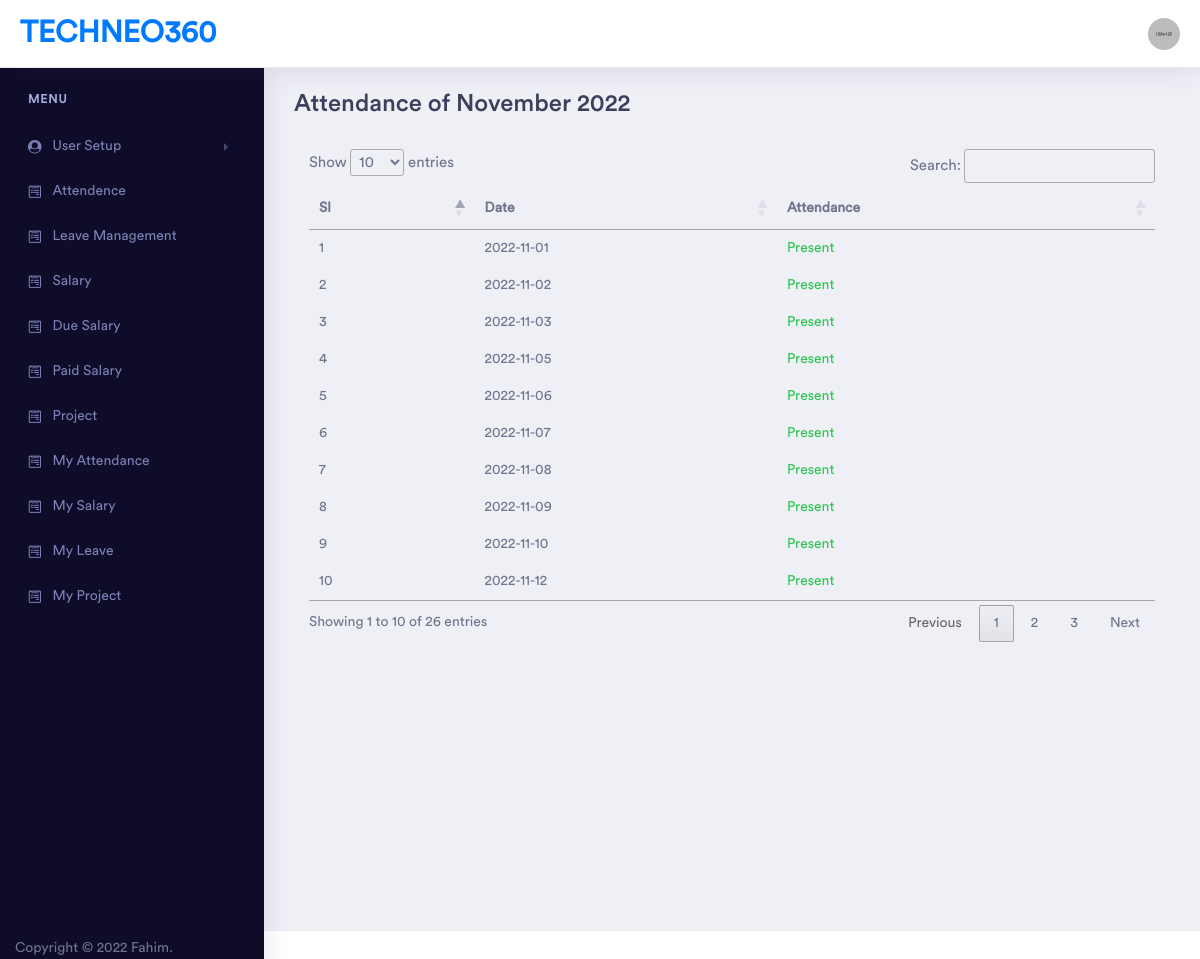
Page /my_attendence_details.php?month=11&year=2022 (signed in) on the committed database.
### tables this page shows
CREATE TABLE `attendance_details` (
  `id` int(11) NOT NULL,
  `user_id` int(11) NOT NULL,
  `date` date NOT NULL,
  `month` int(11) NOT NULL,
  `year` int(11) NOT NULL,
  `is_present` int(11) NOT NULL DEFAULT 1
);

### my_attendence_details.php (the view, shortened to what this page needs)
<?php
if (isset($_SESSION['access'])) {
    $user_id = $_SESSION['id'];
    include 'partials/connection.php';
    include 'partials/header.php';
    include 'partials/sidebar.php';
    $month = $_GET['month'];
    $year = $_GET['year'];
    if ($month == '01') {
        $monthTitle = "January " . $year;
    } elseif ($month == '02') {
        $monthTitle = "February " . $year;
    } elseif ($month == '03') {
        $monthTitle = "March " . $year;
    } elseif ($month == '04') {
        $monthTitle = "Aprill " . $year;
    } elseif ($month == '05') {
        $monthTitle = "May " . $year;
    } elseif ($month == '06') {
        $monthTitle = "June " . $year;
    } elseif ($month == '07') {
        $monthTitle = "July " . $year;
    } elseif ($month == '08') {
        $monthTitle = "August " . $year;
    } elseif ($month == '09') {
        $monthTitle = "September " . $year;
    } elseif ($month == '10') {
        $monthTitle = "October " . $year;
    } elseif ($month == '11') {
        $monthTitle = "November " . $year;
    } else {
        $monthTitle = "December " . $year;
    }
?>
    <div class="dashboard-wrapper">
        <div class="dashboard-ecommerce">
            <div class="container-fluid dashboard-content ">
                <div class="row">
                    <div class="col-xl-12 col-lg-12 col-md-12 col-sm-12 col-12">
                        <div class="page-header">
                            <h1 class="pageheader-title">
                                Attendance of <?= $monthTitle ?>
                            </h1>
                        </div>
                        <div class="container">
                            <table id="myTable">
                                <thead>
                                    <tr>
                                        <th>Sl</th>
                                        <th>Date</th>
                                        <th>Attendance</th>
                                    </tr>
                                </thead>
                                <tbody>
                                    <?php
                                    $sl = 1;
                                    $attendance_info = mysqli_query($conn, "SELECT * from `attendance_details` where `user_id` = '$user_id' and `month` = '$month' and `year` = '$year' ORDER BY `date` asc");
                                    while ($fetch = mysqli_fetch_assoc($attendance_info)) {
                                    ?>
                                        <tr>
                                            <td><?= $sl ?></td>
                                            <td><?= $fetch['date'] ?></td>
                                            <td class="<?= $fetch['is_present'] ? 'text-success' : 'text-danger' ?>">
                                                <?= $fetch['is_present'] ? 'Present' : 'Absent' ?>
                                            </td>
                                        </tr>
                                    <?php $sl++;
                                    } ?>
                                </tbody>
                            </table>
                        </div>
                    </div>
                </div>
            </div>
        </div>
    </div>
    </div>
    <?php
    include 'partials/footer.php';
    ?>
    </body>
    </html>
<?php
} else {
    echo "<script>document.location.href='login.php';</script>";
}
?>

### rows in the picture
attendance_details: date "2022-11-01", is_present "Present"
attendance_details: date "2022-11-02", is_present "Present"
attendance_details: date "2022-11-03", is_present "Present"
attendance_details: date "2022-11-05", is_present "Present"
attendance_details: date "2022-11-06", is_present "Present"
attendance_details: date "2022-11-07", is_present "Present"
attendance_details: date "2022-11-08", is_present "Present"
attendance_details: date "2022-11-09", is_present "Present"
attendance_details: date "2022-11-10", is_present "Present"
attendance_details: date "2022-11-12", is_present "Present"

### other values in the picture
$monthTitle "November 2022"
